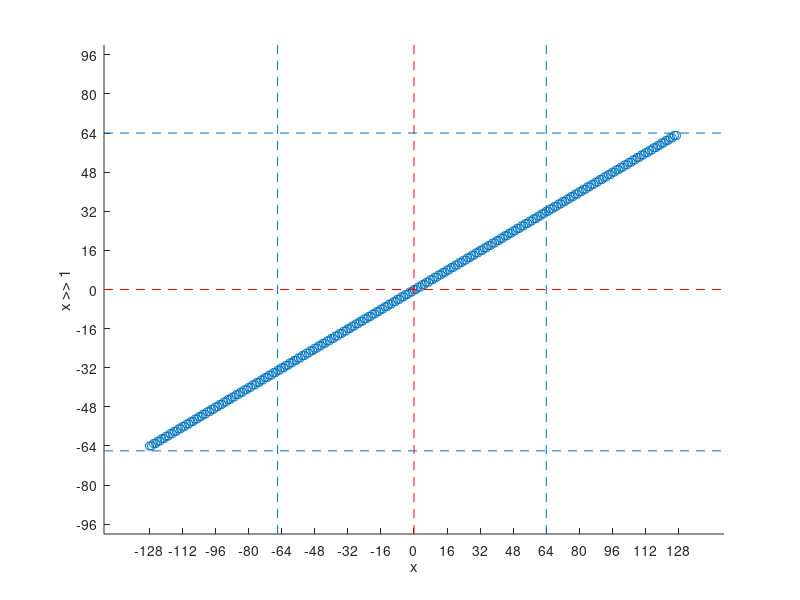

Source code (MATLAB):
N=8;
e=0;
mv=2^(N-1);
tn='int8';
ut = @uint8;
invbit = typecast(ut(2^(N-2)),tn);
onep = invbit;
onepm = bitcmp(invbit)-1;
half = invbit/2;
two = bitor(half,invbit);
%pv = int16(-2^(N-1):2^(N-1)-1);
pv = typecast(ut(0:2^N-1),tn)';
prv = bitshift(pv,-1); % by r1
iprv = invbit+prv;
fs=bitshift(iprv,-1);
%plot([pv,prv,iprv,fs])
plot(pv,pv);
hold on
plot(pv,prv);
plot(pv,fs);
yticks(-mv:16:mv);
xticks(-mv:16:mv);
hold on
xl = xlim;
yl = ylim;
line([xl NaN double(onep) double(onep)],[double(onep),double(onep),NaN, yl],'LineStyle','--');
line([xl NaN,double(half),double(half)],[double(half),double(half),NaN,yl],'LineStyle','--','Color','green');
line([xl NaN,double(two),double(two)],[double(two),double(two),NaN,yl],'LineStyle','--','Color','red');
%legend({'x','x>>1','pinv+(x>>1)','fastsigmu','one'});
legend({'x','x>>1','pseudo','one','half','two'},'Location','northwest');
hold off

%%
scatter(pv,prv);
xlabel('x');
ylabel('x >> 1');
xl=xlim;
yl=ylim;
xticks(-mv:16:mv);
yticks(-mv:16:mv);
line([0 0],yl,'LineStyle','--','Color','red');
line(xl,[0 0],'LineStyle','--','Color','red');
line([onep onep],yl,'LineStyle','--');
line(xl,[onep onep],'LineStyle','--');
line([onepm onepm],yl,'LineStyle','--');
line(xl,[onepm onepm],'LineStyle','--');

 
%%                                                                               
%t = linspace(0,2*pi,2^N)-pi/2;                                                                                                                                                       
%ipv = @(x) t(typecast(x,'uint16'));
%r = 10;
%scatter(r*cos(ipv(pv)),r*sin(ipv(pv)),[],pv);